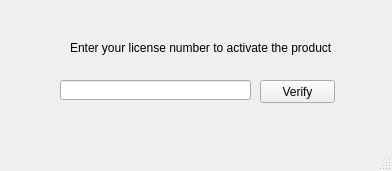
<?xml version="1.0" encoding="UTF-8"?>
<ui version="4.0">
 <class>MainWindow</class>
 <widget class="QMainWindow" name="MainWindow">
  <property name="geometry">
   <rect>
    <x>0</x>
    <y>0</y>
    <width>392</width>
    <height>171</height>
   </rect>
  </property>
  <property name="windowTitle">
   <string>MainWindow</string>
  </property>
  <widget class="QWidget" name="centralwidget">
   <widget class="QLineEdit" name="licenseLineEdit">
    <property name="geometry">
     <rect>
      <x>60</x>
      <y>80</y>
      <width>191</width>
      <height>20</height>
     </rect>
    </property>
   </widget>
   <widget class="QPushButton" name="verifyPushButton">
    <property name="geometry">
     <rect>
      <x>260</x>
      <y>80</y>
      <width>75</width>
      <height>23</height>
     </rect>
    </property>
    <property name="text">
     <string>Verify</string>
    </property>
   </widget>
   <widget class="QLabel" name="label">
    <property name="geometry">
     <rect>
      <x>70</x>
      <y>40</y>
      <width>261</width>
      <height>16</height>
     </rect>
    </property>
    <property name="text">
     <string>Enter your license number to activate the product:</string>
    </property>
   </widget>
  </widget>
  <widget class="QMenuBar" name="menubar">
   <property name="geometry">
    <rect>
     <x>0</x>
     <y>0</y>
     <width>392</width>
     <height>21</height>
    </rect>
   </property>
  </widget>
  <widget class="QStatusBar" name="statusbar"/>
 </widget>
 <resources/>
 <connections/>
</ui>
